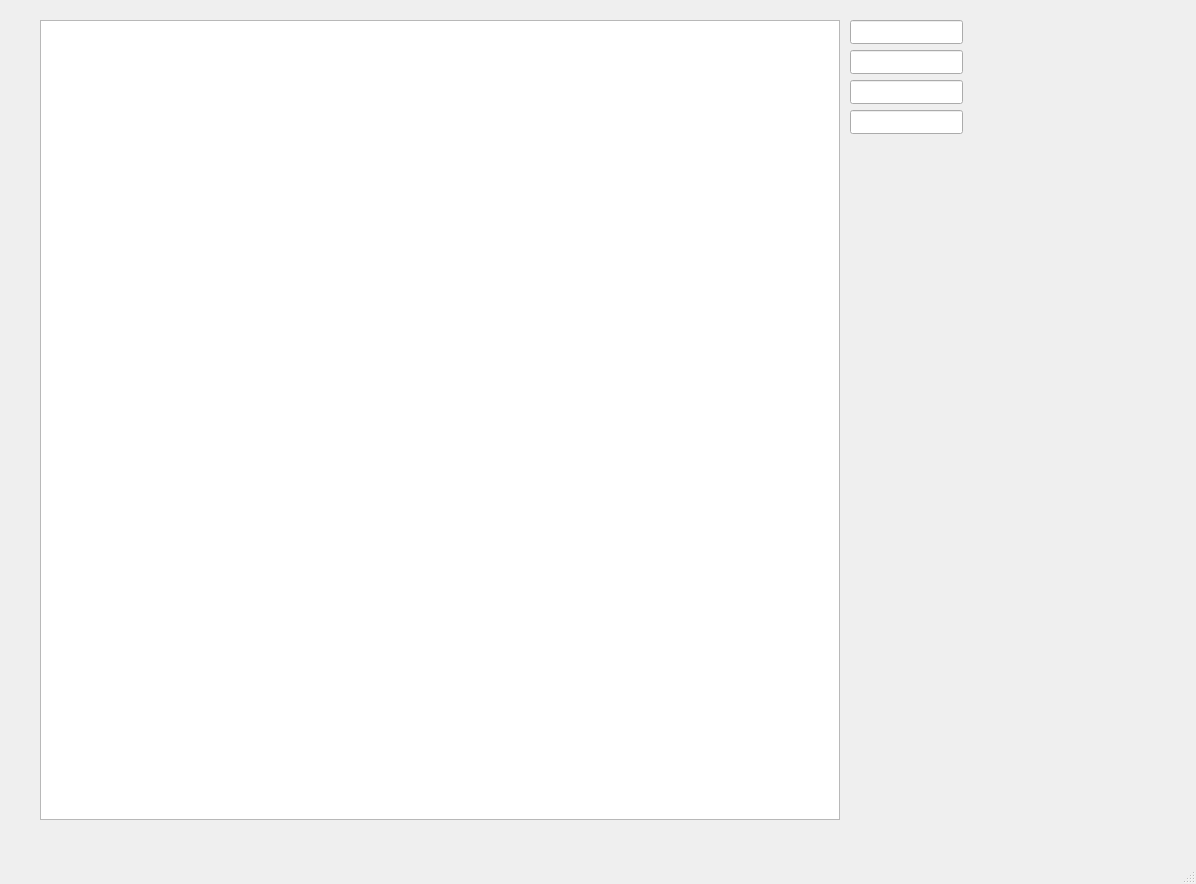
<?xml version="1.0" encoding="UTF-8"?>
<ui version="4.0">
 <class>MainWindow</class>
 <widget class="QMainWindow" name="MainWindow">
  <property name="geometry">
   <rect>
    <x>0</x>
    <y>0</y>
    <width>1196</width>
    <height>884</height>
   </rect>
  </property>
  <property name="windowTitle">
   <string>MainWindow</string>
  </property>
  <widget class="QWidget" name="centralwidget">
   <widget class="QGraphicsView" name="graphicsView">
    <property name="geometry">
     <rect>
      <x>40</x>
      <y>20</y>
      <width>800</width>
      <height>800</height>
     </rect>
    </property>
    <property name="minimumSize">
     <size>
      <width>800</width>
      <height>800</height>
     </size>
    </property>
    <property name="maximumSize">
     <size>
      <width>800</width>
      <height>800</height>
     </size>
    </property>
   </widget>
   <widget class="QLineEdit" name="lineEdit">
    <property name="geometry">
     <rect>
      <x>850</x>
      <y>20</y>
      <width>113</width>
      <height>24</height>
     </rect>
    </property>
   </widget>
   <widget class="QLineEdit" name="lineEdit_2">
    <property name="geometry">
     <rect>
      <x>850</x>
      <y>50</y>
      <width>113</width>
      <height>24</height>
     </rect>
    </property>
   </widget>
   <widget class="QLineEdit" name="lineEdit_3">
    <property name="geometry">
     <rect>
      <x>850</x>
      <y>80</y>
      <width>113</width>
      <height>24</height>
     </rect>
    </property>
   </widget>
   <widget class="QLineEdit" name="lineEdit_4">
    <property name="geometry">
     <rect>
      <x>850</x>
      <y>110</y>
      <width>113</width>
      <height>24</height>
     </rect>
    </property>
   </widget>
  </widget>
  <widget class="QMenuBar" name="menubar">
   <property name="geometry">
    <rect>
     <x>0</x>
     <y>0</y>
     <width>1196</width>
     <height>21</height>
    </rect>
   </property>
  </widget>
  <widget class="QStatusBar" name="statusbar"/>
 </widget>
 <resources/>
 <connections/>
</ui>
